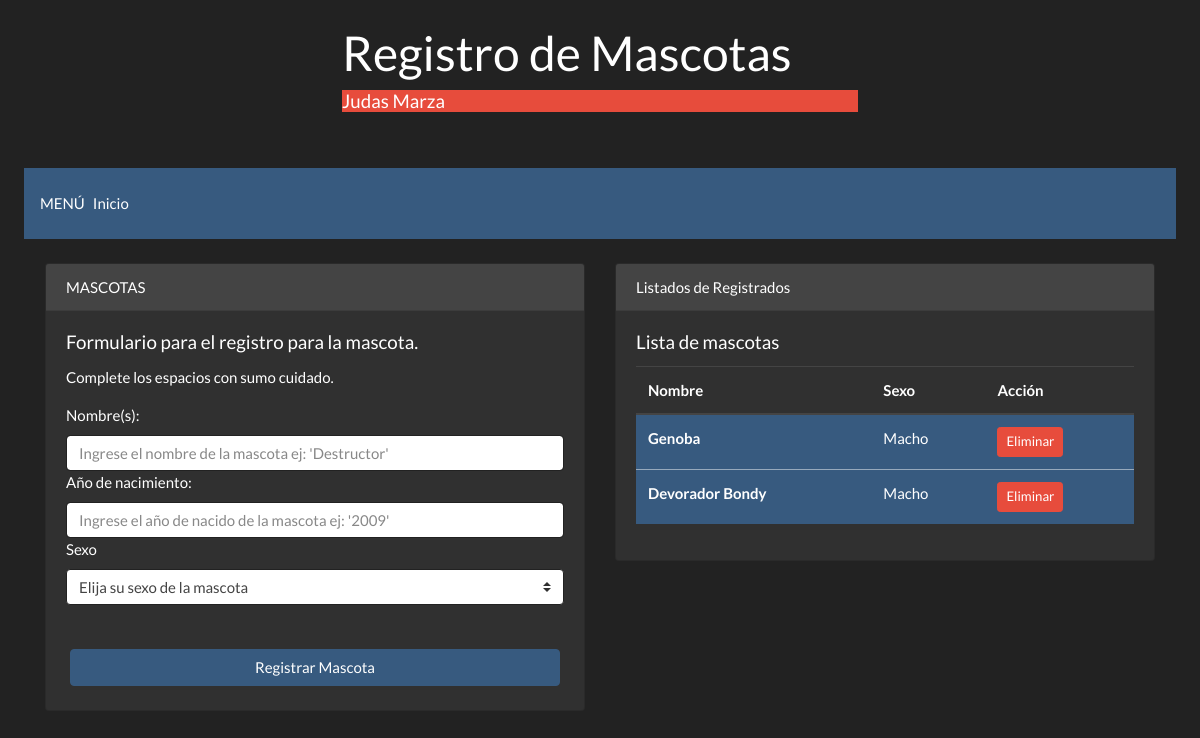
The page /mascota/10 on the database its author committed.
### app.py (models this page shows)
class tbpropietario(db.Model):
    idpropietario = db.Column(db.Integer,primary_key=True)
    nombre = db.Column(db.String(50))
    apellido = db.Column(db.String(50))
    telefono = db.Column(db.Integer)
    anio = db.Column(db.Integer)
    sexo = db.Column(db.String(5))

class tbmascota(db.Model):
    idmascota = db.Column(db.Integer,primary_key=True)
    nombre = db.Column(db.String(20))
    anio = db.Column(db.Integer)
    sexo = db.Column(db.String(5))
    idprop = db.Column(db.Integer)

### app.py (the view)
@app.route('/mascota/<idprop>')#direccionando a la pagina para ver las mascotas
def verMascotas(idprop):
    propie = tbpropietario.query.filter_by(idpropietario=int(idprop)).first()
    revmascota = tbmascota.query.all()
    db.session.commit()
    return render_template('mascotas.html',propietario=propie,qrymascota=revmascota)

### templates/mascotas.html (shortened to what this page needs)
<!DOCTYPE html>
<html lang="en">
<head>
    <link rel="stylesheet" href="https://stackpath.bootstrapcdn.com/bootswatch/4.3.1/darkly/bootstrap.min.css">
</head>
<body>
        <header class="container">
                <div class="display-4 row justify-content-center p-4 cabecera">
                    <div class="col-md-6">
                        <h1>Registro de Mascotas</h1>
                        <h5 class="bg-danger">
                            {{propietario.nombre}}
                            {{propietario.apellido}}
                        </h5>
                    </div>
                </div>
        </header>
        <div class="bs-docs-section clearfix">
            <div class="bs-component">
                <nav class="navbar navbar-expand-lg navbar-dark bg-primary m-4">
                        MENÚ
                        <div class="collapse navbar-collapse" id="navbarColor01">
                        <ul class="navbar-nav mr-auto">
                            <li class="nav-item   active  ">
                            <a class="nav-link" href="/"> Inicio <span class="sr-only">(current)</span></a>
                            </li>
                        </ul>
                        </div>
                </nav>
            </div>
        </div>
        <div class="container">
            <form class="form-group" action="/crearmasc/{{propietario.idpropietario}}" method="POST">
                <div class="row">
                    <div class="col-auto col-sm-9 col-md-6">
                        <div class="card">
                            <div class="card-header">
                                            MASCOTAS
                            </div>
                            <div class="card-body">
                                <h5 class="card-title">Formulario para el registro para la mascota.</h5>
                                <p class="card-text">Complete los espacios con sumo cuidado.</p>
                                <label for="nombmas">Nombre(s): </label>
                                <input id="nombmas" class="form-control" type="text" name="nombmas" placeholder="Ingrese el nombre de la mascota ej: 'Destructor'">
                                <label for="aniomas">Año de nacimiento: </label>
                                <input id="aniomas" class="form-control" type="text" name="aniomas" placeholder="Ingrese el año de nacido de la mascota ej: '2009'">
                                <label for="sxomas">Sexo</label>
                                <select name="sxomas" id="sxomas" class="custom-select" >
                                    <option selected="">Elija su sexo de la mascota</option>
                                </select>
                            </div>
                            <button type="submit" class="btn btn-primary m-4" >Registrar Mascota</submit>
                        </div>
                    </div>
                    <div class="col-9 col-sm-9 col-md-6">
                        <div class="card bg-secundary">
                            <div class="card-header">
                                    Listados de Registrados
                            </div>
                            <div class="card-body">
                                <h5 class="card-title">Lista de mascotas</h5>
                                <table class="table table-hover">
                                    <thead >
                                        <tr >
                                            <th scope="col" >Nombre</th>
                                            <th scope="col" >Sexo</th>
                                            <th scope="col" >Acción</th>
                                        </tr>
                                        <tbody  >
                                            {%for masc in qrymascota%}
                                                {%if masc.idprop == propietario.idpropietario%}
                                            <tr class="table-primary" >
                                                <th scope="row" >{{masc.nombre}}</th>
                                                <td>{%if masc.sexo=='M'%}
                                                        Macho
                                                    {%else%}
                                                        Hembra
                                                    {%endif%}
                                                </td>
                                                <td >
                                                    <a href="\borrarmasc\{{masc.idmascota}} {{propietario.idpropietario}}" class="btn btn-sm btn-danger">Eliminar</a>
                                                </td>
                                            </tr>
                                                {%endif%}
                                            {%endfor%}
                                        </tbody>
                                    </thead>
                                </table>
                            </div>
                        </div>
                    </div>
                </div>
            </form>
        </div>
</body>
</html>

### rows shown on the page
tbpropietario: nombre "Judas", apellido "Marza"
tbmascota: nombre "Genoba", sexo "Macho"
tbmascota: nombre "Devorador Bondy", sexo "Macho"
